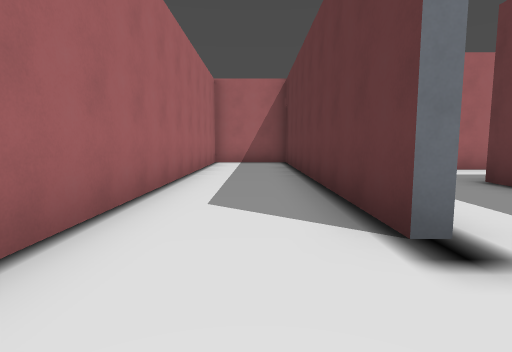
view 1 (above)

16 first-person views from a walk through a level from a Godot 3-D game. The camera is 1.3 m above the floor, tilts 6° down and sees 80° across. The floor is counted in squares, 2 m on a side. Each view is taken from the middle of a square. On the plan, view 1 faces up. The plan holds only what a view shows up to about 10 squares ahead; the rest is blank. The place goes on beyond the plan. Some surface patterns are stand-ins.

view 2
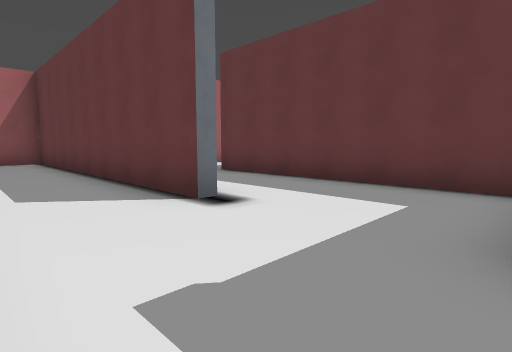

view 3
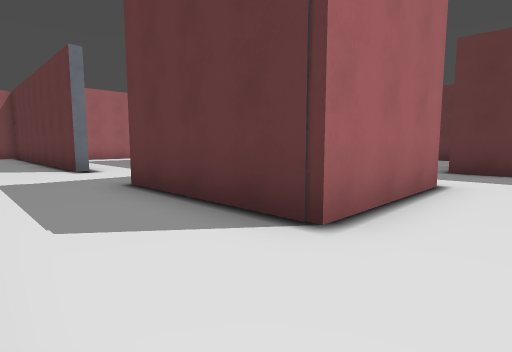

view 4
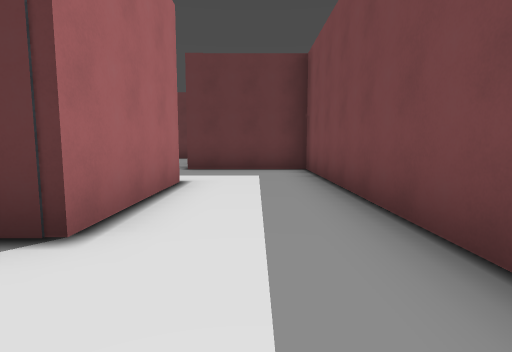

view 5
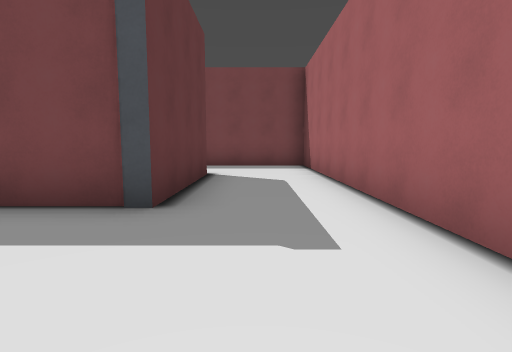

view 6
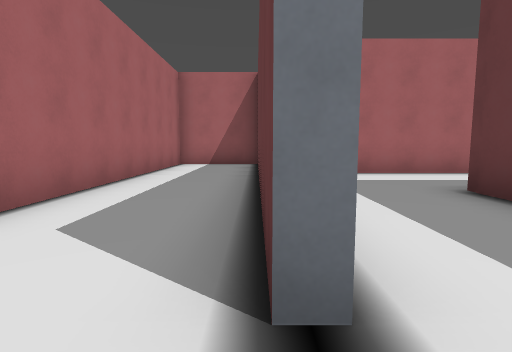

view 7
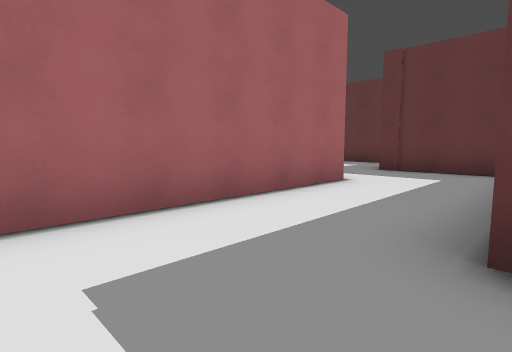

view 8
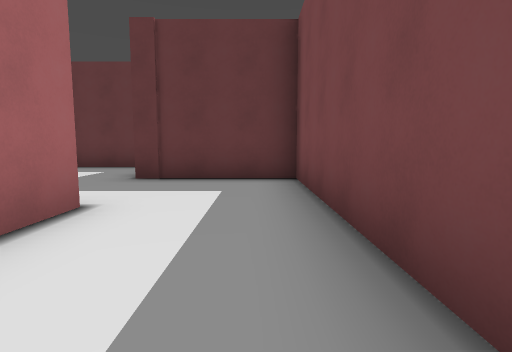

view 9
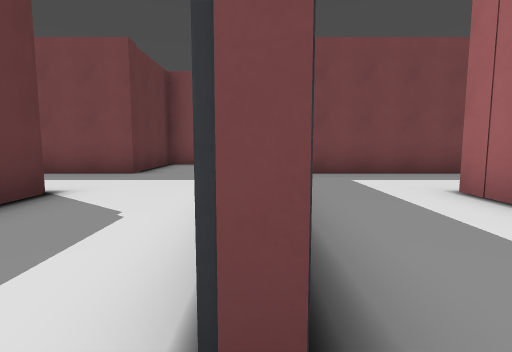

view 10
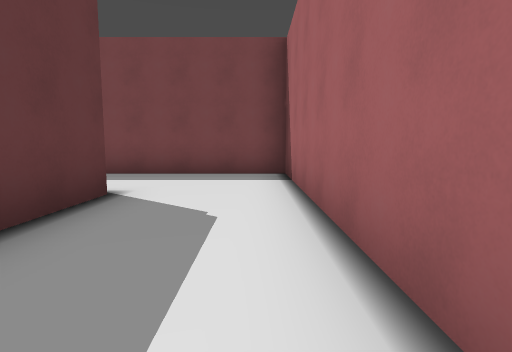

view 11
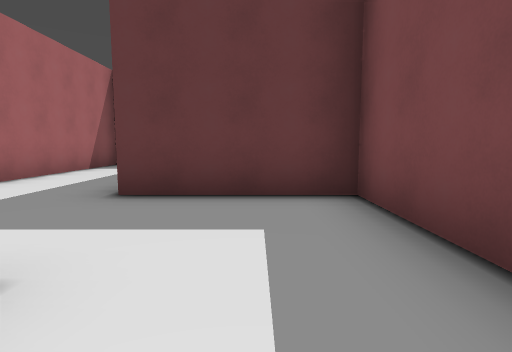

view 12
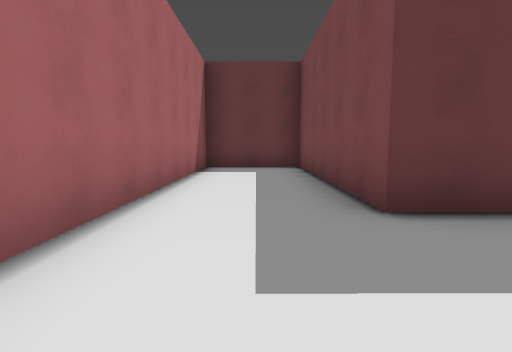

view 13
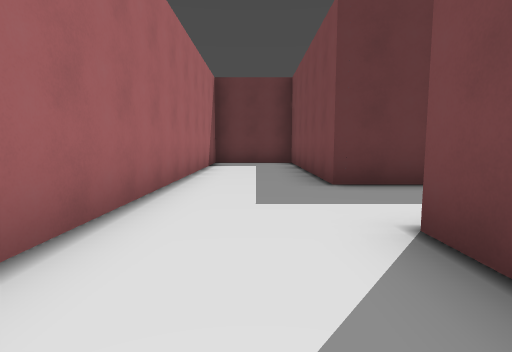

view 14
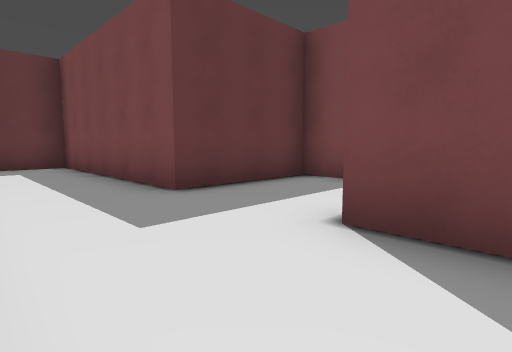

view 15
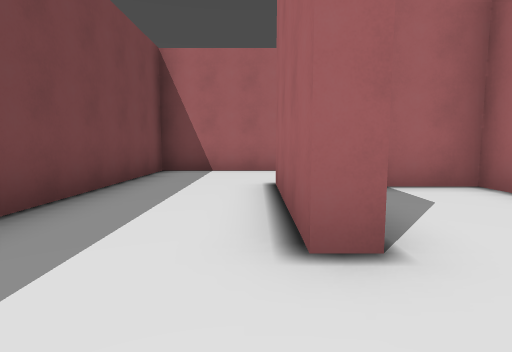

view 16
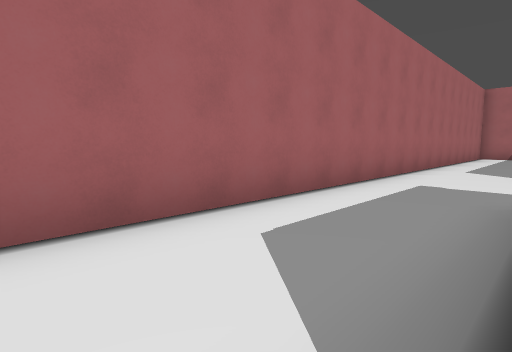

### Floor plan
Points are (right, up) in squares from view 1. A wall is a line through its corners. A room is listed if a view was taken in it or the views show most of it. See-through windows are left out.
Room 1 (views 1, 2, 3, 4, 5, 6, 7, 8, 11, 15, 16)
walls: (1.1, 2) (1.1, 10.9) (-1.5, 10.9) (-1.5, -7.3) (6.9, -7.3) (6.9, -4.2); (3.9, -0.6) (3.9, 5.2); (4.8, 5.2) (9.8, 5.2) (9.8, 8.3); (4.2, -4.2) (4.2, -4.7) (1.1, -4.7) (1.1, -1.1) (2.8, -1.1); (7.1, 7.8) (2.1, 7.8)
ways out: opening at (5.5, -4) to room 4; opening at (8.5, 8)
Room 2 (view 9)
walls: (4.2, 11.8) (4.2, 10.9); (4.5, 8.3) (5.8, 8.3)
ways out: opening at (4, 9.5) to room 3; opening at (7, 15.5)
Room 3 (view 10)
walls: (3.9, 11) (3.9, 12.8); (1.3, 14.4) (1.3, 8.3) (4.5, 8.3)
ways out: opening at (4, 9.5) to room 2
Room 4 (views 12, 13, 14)
walls: (6.9, -4.2) (12.6, -4.2) (12.6, -1.6) (3.6, -1.6); (3.1, -4.2) (4.2, -4.2); (2, -1.6) (1.3, -1.6) (1.3, -3)
ways out: opening at (5.5, -4) to room 1

Positions as (right, up) in squares from view 1, and headings:
1: (0, 0), facing up
2: (-1, -1), facing up-right
3: (-1, -6), facing up-right
4: (-1, -6), facing right
5: (0, 2), facing down
6: (1, 1), facing up
7: (2, 5), facing up-right
8: (4, 6), facing right
9: (7, 15), facing down
10: (2, 15), facing down
11: (3, -6), facing right
12: (4, -3), facing right
13: (2, -3), facing right
14: (3, -2), facing down-right
15: (6, -5), facing left
16: (1, -5), facing up-left
